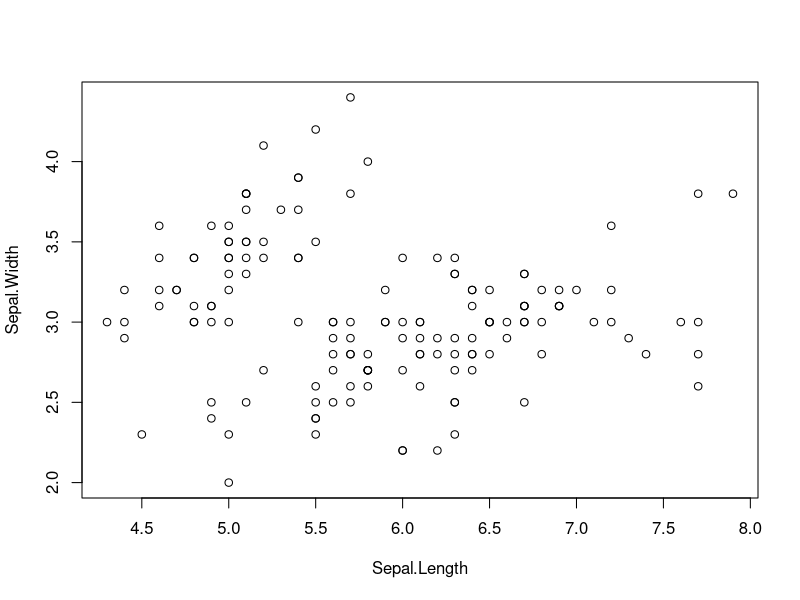
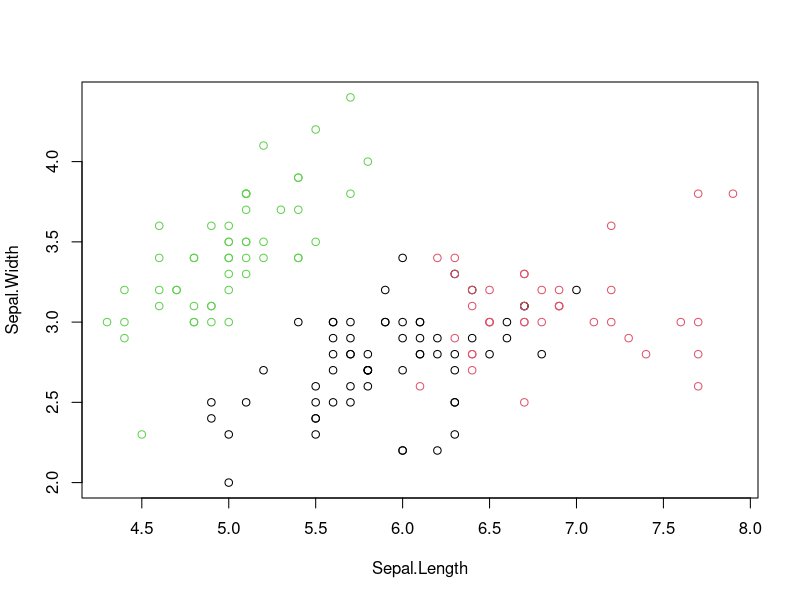
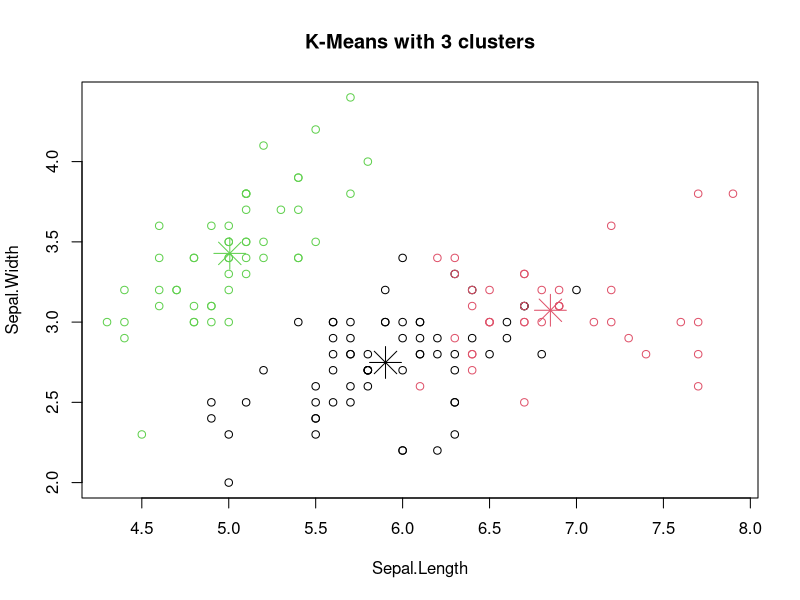
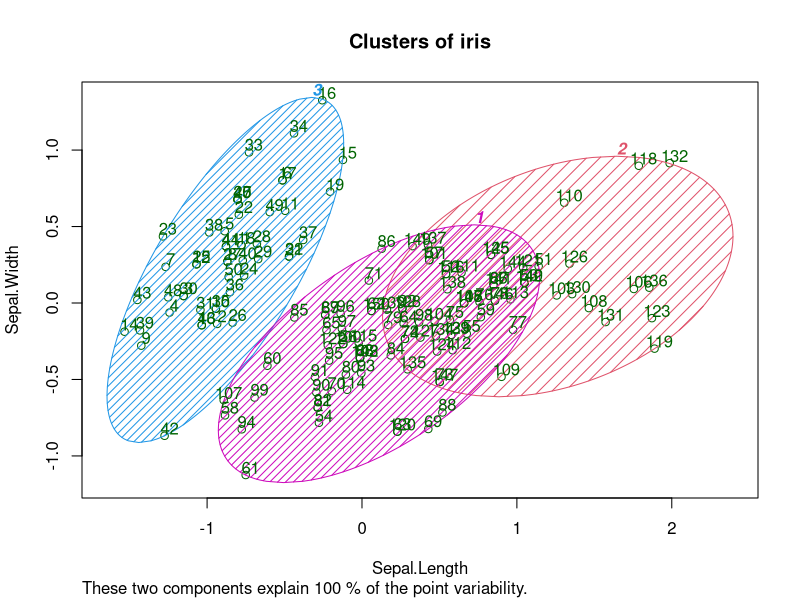
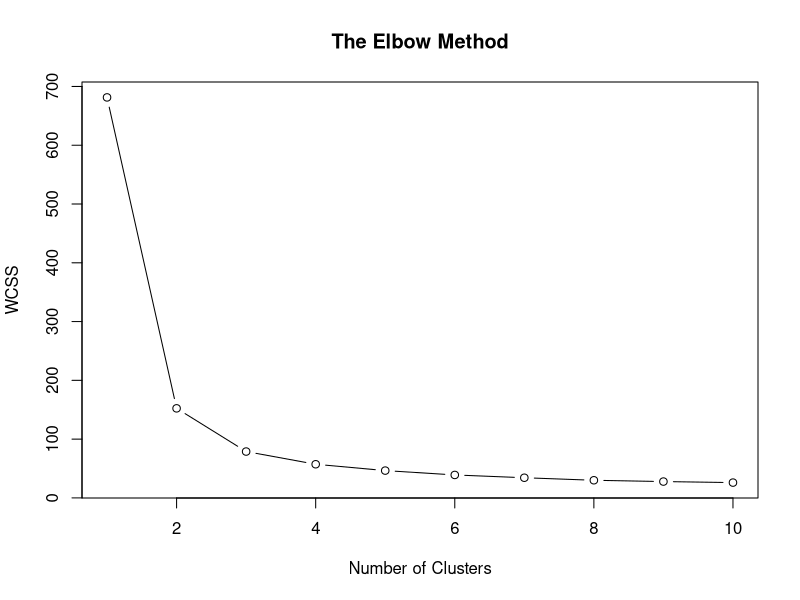

Source code (R) for these figures, in order:

###################################################
### K-Mean Clustering
###################################################
set.seed(256)
# Load iris dataset into a new variable iris2
data(iris)
str(iris)

#Remove the initial label of Species from original dataset
iris2 <- iris[,-5]
iris2


# Apply K-mean clustering to understand the Species from other attributes
?kmeans
kmeans.result <- kmeans(iris2, centers = 3, nstart = 20)
kmeans.result

# See the cluster identification for each observation
kmeans.result$cluster

# Compare with original label
table(iris$Species, kmeans.result$cluster)

# Visualizing and interpreting results of k-means()
plot(iris2[c("Sepal.Length", "Sepal.Width")])
plot(iris2[c("Sepal.Length", "Sepal.Width")], col = kmeans.result$cluster)
plot(iris2[c("Sepal.Length", "Sepal.Width")], col = kmeans.result$cluster, main = "K-Means with 3 clusters")

# plot cluster centers
kmeans.result$centers
kmeans.result$centers[,c("Sepal.Length", "Sepal.Width")]
points(kmeans.result$centers[,c("Sepal.Length", "Sepal.Width")], col = 1:3,pch = 8, cex=3)#cex = font size, pch = symbol

# Visualising the clusters
library(cluster)
y_kmeans <- kmeans.result$cluster
?clusplot()
clusplot(iris2[,c("Sepal.Length", "Sepal.Width")],
         y_kmeans,
         lines = 0,
         shade = TRUE,
         color = TRUE,
         labels = 2,
         plotchar = FALSE,
         span = TRUE,
         main = paste('Clusters of iris'),
         xlab = 'Sepal.Length',
         ylab = 'Sepal.Width')
         


# Determining number of clusters
# See Total within sum of square error
kmeans.result$tot.withinss

# Initialize total within cluster sum of squares error: wcss
set.seed(6)
wcss = vector()

# For 1 to 15 cluster centers check the WCSS
for (i in 1:10) wcss[i] = sum(kmeans(iris2, centers = i,nstart = 20)$withinss)
# Plot WSS vs. number of clusters
plot(1:10, 
     wcss, 
     type = "b", 
     main = paste('The Elbow Method'),
     xlab = "Number of Clusters", 
     ylab = "WCSS")


# Set k equal to the number of clusters corresponding to the elbow location
k <-3

# Fitting K-Means to the dataset
set.seed(29)
kmeans.result <- kmeans(iris2, centers = 3, nstart = 20)
y_kmeans = kmeans.result$cluster
##########################################################################################